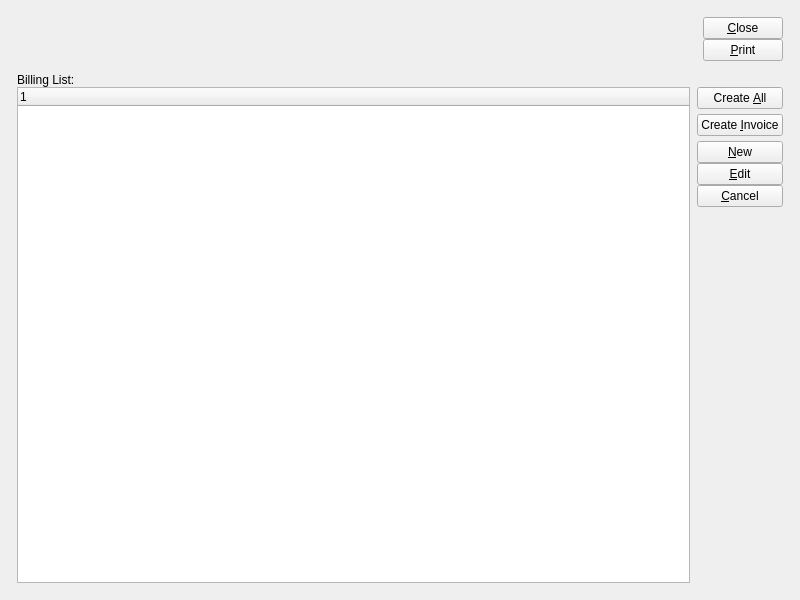
<?xml version="1.0" encoding="UTF-8"?>
<ui version="4.0">
 <comment>This file is part of the xTuple ERP: PostBooks Edition, a free and
open source Enterprise Resource Planning software suite,
Copyright (c) 1999-2010 by OpenMFG LLC, d/b/a xTuple.
It is licensed to you under the Common Public Attribution License
version 1.0, the full text of which (including xTuple-specific Exhibits)
is available at www.xtuple.com/CPAL.  By using this software, you agree
to be bound by its terms.</comment>
 <class>dspBillingSelections</class>
 <widget class="QWidget" name="dspBillingSelections">
  <property name="geometry">
   <rect>
    <x>0</x>
    <y>0</y>
    <width>800</width>
    <height>600</height>
   </rect>
  </property>
  <property name="windowTitle">
   <string>Billing Selections</string>
  </property>
  <layout class="QGridLayout" name="gridLayout_2">
   <item row="0" column="0">
    <layout class="QGridLayout" name="gridLayout">
     <property name="margin">
      <number>12</number>
     </property>
     <property name="spacing">
      <number>12</number>
     </property>
     <item row="0" column="0">
      <layout class="QHBoxLayout">
       <property name="spacing">
        <number>0</number>
       </property>
       <property name="margin">
        <number>0</number>
       </property>
       <item>
        <spacer name="Spacer129">
         <property name="orientation">
          <enum>Qt::Horizontal</enum>
         </property>
         <property name="sizeType">
          <enum>QSizePolicy::Expanding</enum>
         </property>
         <property name="sizeHint" stdset="0">
          <size>
           <width>20</width>
           <height>20</height>
          </size>
         </property>
        </spacer>
       </item>
       <item>
        <layout class="QVBoxLayout">
         <property name="spacing">
          <number>0</number>
         </property>
         <property name="margin">
          <number>0</number>
         </property>
         <item>
          <widget class="QPushButton" name="_close">
           <property name="text">
            <string>&amp;Close</string>
           </property>
          </widget>
         </item>
         <item>
          <widget class="QPushButton" name="_print">
           <property name="text">
            <string>&amp;Print</string>
           </property>
          </widget>
         </item>
        </layout>
       </item>
      </layout>
     </item>
     <item row="1" column="0">
      <layout class="QVBoxLayout">
       <property name="spacing">
        <number>0</number>
       </property>
       <property name="margin">
        <number>0</number>
       </property>
       <item>
        <widget class="QLabel" name="_billingListLit">
         <property name="text">
          <string>Billing List:</string>
         </property>
        </widget>
       </item>
       <item>
        <layout class="QHBoxLayout">
         <property name="spacing">
          <number>7</number>
         </property>
         <property name="margin">
          <number>0</number>
         </property>
         <item>
          <widget class="XTreeWidget" name="_cobill">
           <property name="sizePolicy">
            <sizepolicy hsizetype="Expanding" vsizetype="Expanding">
             <horstretch>0</horstretch>
             <verstretch>0</verstretch>
            </sizepolicy>
           </property>
           <property name="minimumSize">
            <size>
             <width>0</width>
             <height>100</height>
            </size>
           </property>
          </widget>
         </item>
         <item>
          <layout class="QVBoxLayout">
           <property name="spacing">
            <number>0</number>
           </property>
           <property name="margin">
            <number>0</number>
           </property>
           <item>
            <layout class="QVBoxLayout">
             <property name="spacing">
              <number>5</number>
             </property>
             <property name="margin">
              <number>0</number>
             </property>
             <item>
              <widget class="QPushButton" name="_postAll">
               <property name="text">
                <string>Create &amp;All</string>
               </property>
              </widget>
             </item>
             <item>
              <widget class="QPushButton" name="_post">
               <property name="text">
                <string>Create &amp;Invoice</string>
               </property>
              </widget>
             </item>
             <item>
              <layout class="QVBoxLayout">
               <property name="spacing">
                <number>0</number>
               </property>
               <property name="margin">
                <number>0</number>
               </property>
               <item>
                <widget class="QPushButton" name="_new">
                 <property name="text">
                  <string>&amp;New</string>
                 </property>
                </widget>
               </item>
               <item>
                <widget class="QPushButton" name="_edit">
                 <property name="text">
                  <string>&amp;Edit</string>
                 </property>
                </widget>
               </item>
               <item>
                <widget class="QPushButton" name="_cancel">
                 <property name="text">
                  <string>&amp;Cancel</string>
                 </property>
                </widget>
               </item>
              </layout>
             </item>
            </layout>
           </item>
           <item>
            <spacer name="spacer227">
             <property name="orientation">
              <enum>Qt::Vertical</enum>
             </property>
             <property name="sizeType">
              <enum>QSizePolicy::Expanding</enum>
             </property>
             <property name="sizeHint" stdset="0">
              <size>
               <width>10</width>
               <height>31</height>
              </size>
             </property>
            </spacer>
           </item>
          </layout>
         </item>
        </layout>
       </item>
      </layout>
     </item>
    </layout>
   </item>
  </layout>
 </widget>
 <layoutdefault spacing="5" margin="5"/>
 <pixmapfunction>qPixmapFromMimeSource</pixmapfunction>
 <customwidgets>
  <customwidget>
   <class>XTreeWidget</class>
   <extends>QTreeWidget</extends>
   <header>xtreewidget.h</header>
  </customwidget>
 </customwidgets>
 <tabstops>
  <tabstop>_cobill</tabstop>
  <tabstop>_print</tabstop>
  <tabstop>_close</tabstop>
 </tabstops>
 <includes>
  <include location="global">parameter.h</include>
 </includes>
 <resources/>
 <connections>
  <connection>
   <sender>_close</sender>
   <signal>clicked()</signal>
   <receiver>dspBillingSelections</receiver>
   <slot>close()</slot>
   <hints>
    <hint type="sourcelabel">
     <x>20</x>
     <y>20</y>
    </hint>
    <hint type="destinationlabel">
     <x>20</x>
     <y>20</y>
    </hint>
   </hints>
  </connection>
  <connection>
   <sender>_cobill</sender>
   <signal>valid(bool)</signal>
   <receiver>_edit</receiver>
   <slot>setEnabled(bool)</slot>
   <hints>
    <hint type="sourcelabel">
     <x>20</x>
     <y>20</y>
    </hint>
    <hint type="destinationlabel">
     <x>20</x>
     <y>20</y>
    </hint>
   </hints>
  </connection>
  <connection>
   <sender>_cobill</sender>
   <signal>valid(bool)</signal>
   <receiver>_cancel</receiver>
   <slot>setEnabled(bool)</slot>
   <hints>
    <hint type="sourcelabel">
     <x>20</x>
     <y>20</y>
    </hint>
    <hint type="destinationlabel">
     <x>20</x>
     <y>20</y>
    </hint>
   </hints>
  </connection>
  <connection>
   <sender>_cobill</sender>
   <signal>itemSelected(int)</signal>
   <receiver>_edit</receiver>
   <slot>animateClick()</slot>
   <hints>
    <hint type="sourcelabel">
     <x>20</x>
     <y>20</y>
    </hint>
    <hint type="destinationlabel">
     <x>20</x>
     <y>20</y>
    </hint>
   </hints>
  </connection>
 </connections>
</ui>
